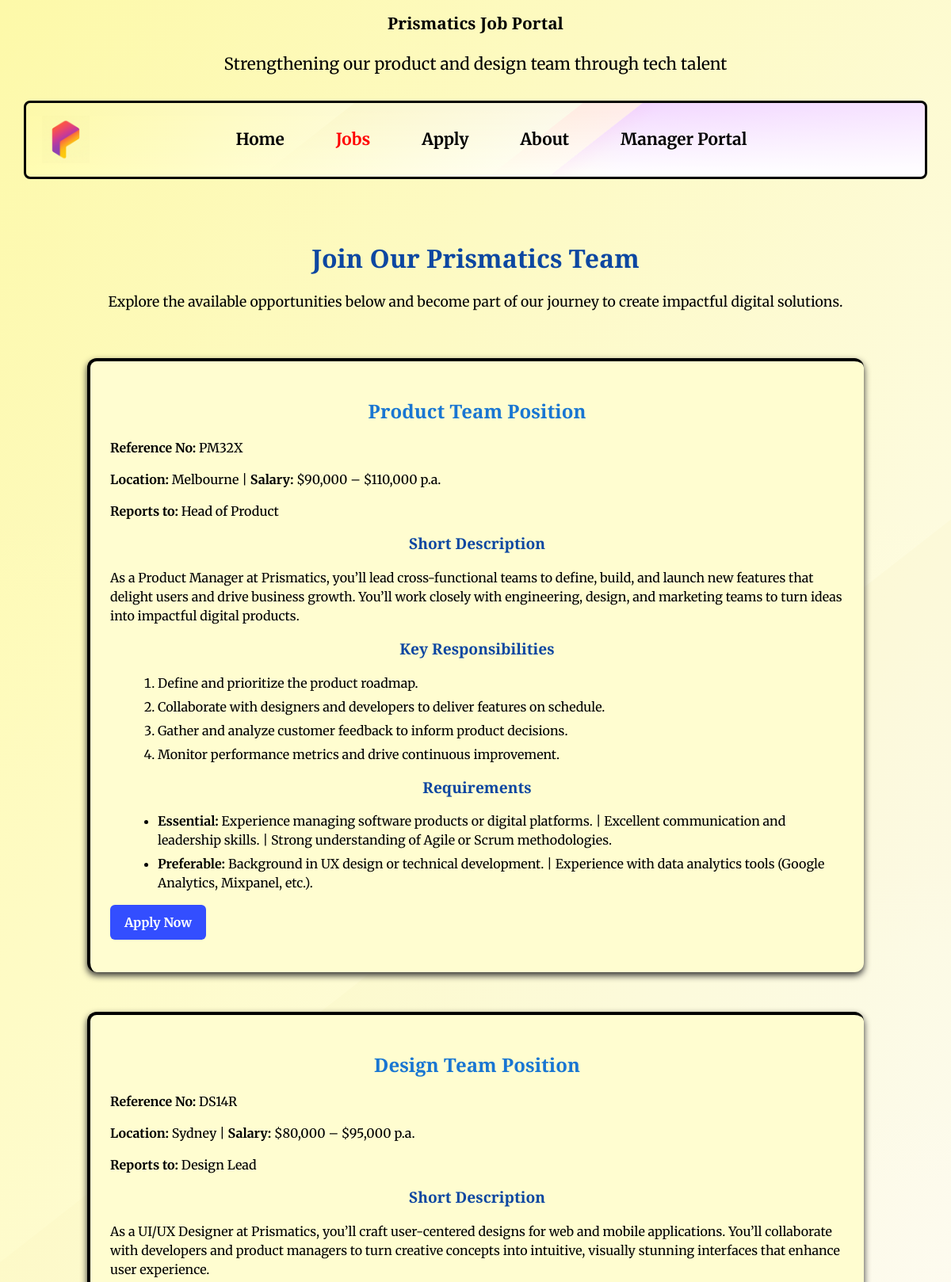
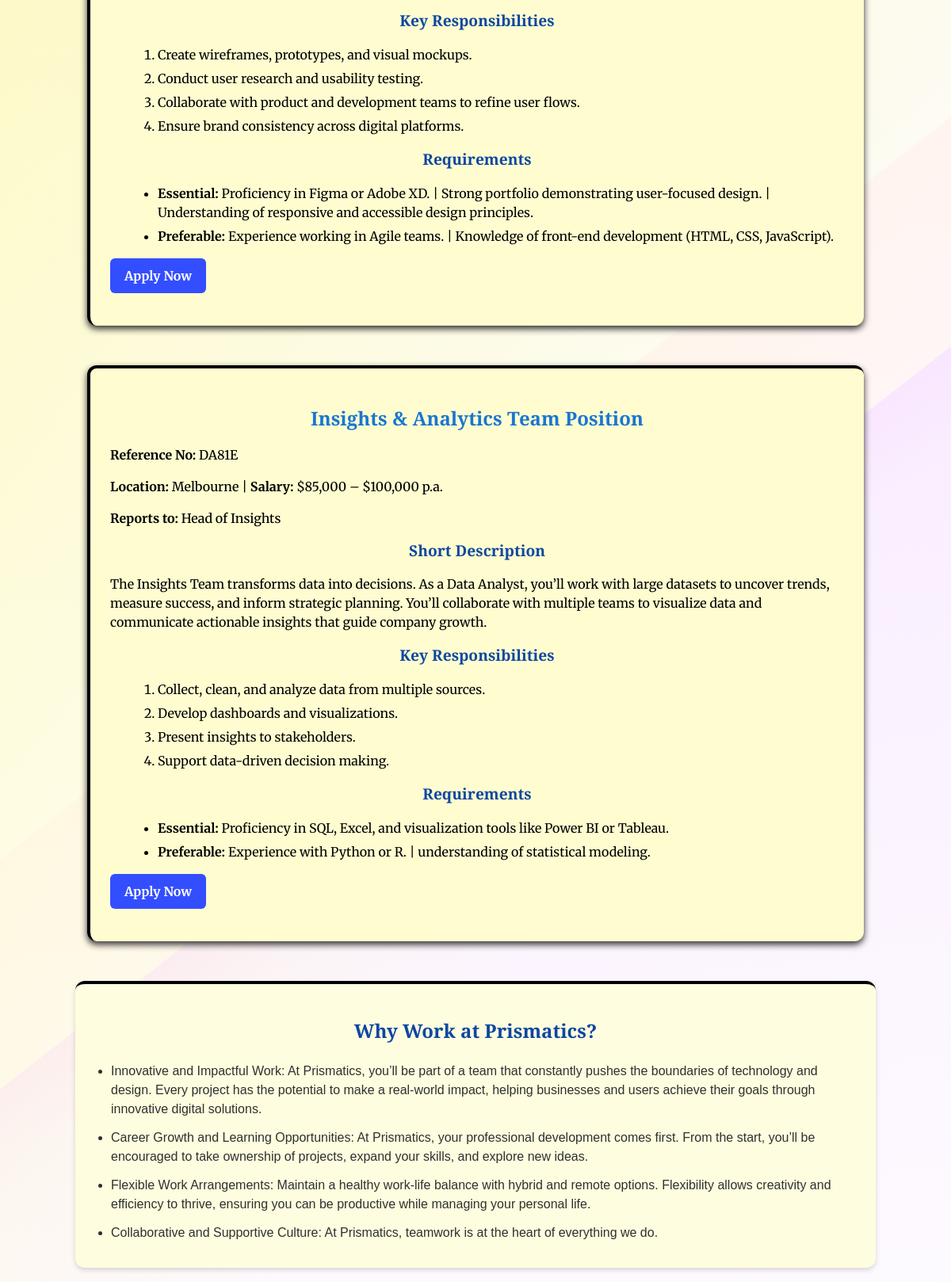
/jobs.php (upper part), run on the app's committed database (2 pictures, top to bottom).
### tables this page shows
CREATE TABLE `jobs` (
  `job_id` int(11) NOT NULL,
  `job_ref` varchar(5) NOT NULL,
  `job_title` varchar(100) NOT NULL,
  `team` varchar(80) NOT NULL,
  `location` varchar(60) NOT NULL,
  `salary` varchar(60) NOT NULL,
  `reports_to` varchar(120) NOT NULL,
  `short_description` text NOT NULL,
  `responsibilities` text NOT NULL,
  `requirements_essential` text NOT NULL,
  `requirements_preferable` text NOT NULL,
  `employment_type` varchar(30) DEFAULT 'Full-time',
  `closing_date` date DEFAULT NULL
);

### jobs.php (the view, shortened to what this page needs)
<?php
require_once("settings.php");
$conn = @mysqli_connect($DB_HOST, $DB_USER, $DB_PASS);
$sql = "SELECT * FROM jobs ORDER BY job_id ASC";
$res = mysqli_query($conn, $sql);
?>
<!DOCTYPE html>
<html lang="en">
<head>
  <?php
    include("head.inc");
  ?>
</head>
<body>
<?php
  include("header.inc");
?>
  <div id="main-container">
    <main class="main-content">
      <section class="intro" id="intro-section">
        <h2 class="intro-title">Join Our Prismatics Team</h2>
        <p class="intro-text">
          Explore the available opportunities below and become part of our journey to create impactful digital solutions.
        </p>
      </section>
      <?php
      if ($res && mysqli_num_rows($res) > 0):
        while ($row = mysqli_fetch_assoc($res)):
          $resp_items = array_filter(array_map('trim', explode("\n", $row['responsibilities'])));
          $ess_items  = array_filter(array_map('trim', explode("\n", $row['requirements_essential'])));
          $pref_items = array_filter(array_map('trim', explode("\n", $row['requirements_preferable'])));
      ?>
      <section class="job" id="job-<?php echo htmlspecialchars(strtolower($row['job_ref'])); ?>">
        <h2 class="job-title"><?php echo htmlspecialchars($row['team']); ?></h2>
        <article class="job-article">
          <p class="job-reference">
            <strong>Reference No:</strong> <?php echo htmlspecialchars($row['job_ref']); ?>
          </p>
          <p class="job-location-salary">
            <strong>Location:</strong> <?php echo htmlspecialchars($row['location']); ?> |
            <strong>Salary:</strong> <?php echo htmlspecialchars($row['salary']); ?>
          </p>
          <p class="job-reporting">
            <strong>Reports to:</strong> <?php echo htmlspecialchars($row['reports_to']); ?>
          </p>
          <h3 class="job-section-title">Short Description</h3>
          <p class="job-description"><?php echo nl2br(htmlspecialchars($row['short_description'])); ?></p>
          <h3 class="job-section-title">Key Responsibilities</h3>
          <ol class="job-responsibilities">
            <?php foreach($resp_items as $it): ?>
              <li><?php echo htmlspecialchars($it); ?></li>
            <?php endforeach; ?>
          </ol>
          <h3 class="job-section-title">Requirements</h3>
          <ul class="job-requirements">
            <li>
              <strong>Essential:</strong>
              <?php echo htmlspecialchars(implode(' | ', $ess_items)); ?>
            </li>
            <li>
              <strong>Preferable:</strong>
              <?php echo htmlspecialchars(implode(' | ', $pref_items)); ?>
            </li>
          </ul>
          <p style="margin-top:12px; color">
            <a class="btns" href="apply.php?jobref=<?php echo urlencode($row['job_ref']); ?>">
              Apply Now
            </a>
          </p>
        </article>
      </section>
      <?php
        endwhile;
      endif; ?>
    </main>
  </div>
  <aside>
    <h2>Why Work at Prismatics?</h2>
    <ul>
      <li>Innovative and Impactful Work: At Prismatics, you’ll be part of a team that constantly pushes the boundaries of technology and design. Every project has the potential to make a real-world impact, helping businesses and users achieve their goals through innovative digital solutions.</li>
      <li>Career Growth and Learning Opportunities: At Prismatics, your professional development comes first. From the start, you’ll be encouraged to take ownership of projects, expand your skills, and explore new ideas.</li>
      <li>Flexible Work Arrangements: Maintain a healthy work-life balance with hybrid and remote options. Flexibility allows creativity and efficiency to thrive, ensuring you can be productive while managing your personal life.</li>
      <li>Collaborative and Supportive Culture: At Prismatics, teamwork is at the heart of everything we do.</li>
    </ul>
  </aside>
  <br>
</body>
</html>

### styles/styles.css (style rules this page uses)
body { background: linear-gradient(123deg, #FFFCAC 0%, #FFFFFF 67%), linear-gradient(180deg, #D8D8D8 0%, #ffffff 100%), linear-gradient(142deg, #F9F5F0 0%, #F9F5F0 33%, #F2EAD3 calc(33% + 1px), #F2EAD3 56%, #ffbcbc calc(56% + 1px), #ffbcbc 62%, #d57cff calc(62% + 1px), #e5adff 100%); background-blend-mode: multiply, overlay, normal; font-family: 'Merriweather', serif; line-height: 1.5; margin: 0; padding: 0; }
h1, h2, h3 { font-family: 'Playfair Display', serif; font-weight: 700; }
h1, h2, #introm, #top-para, .nav-menu { text-align: center; font-size: 1.3rem; }
#main-container { display: flex; justify-content: flex-start; align-items: flex-start; gap: 5%; padding: 20px; margin: 0 80px 0 80px; }
.main-content { flex: 0 0 100%; display: flex; flex-direction: column; gap: 30px; }
.intro-title { font-size: 2rem; color: #0d47a1; margin-bottom: 10px; }
.intro-text { font-size: 1.1rem; text-align: center; }
.job { border-top: 4px solid ; border-left: 4px solid ; background-color: #fffdd0; border-radius: 12px; box-shadow: 0 4px 8px rgb(46, 46, 46); padding: 25px; transition: transform 0.3s, box-shadow 0.3s; margin: 10px; }
.job-title { font-size: 1.5rem; color: #1976d2; margin-bottom: 10px; }
.job-reference, .job-location-salary, .job-reporting { margin-bottom: 5px; font-weight: 500; }
.job-section-title { font-size: 1.2rem; margin-top: 15px; margin-bottom: 8px; color: #0d47a1; }
.job-responsibilities, .job-requirements { margin-left: 20px; }
.job-responsibilities li, .job-requirements li { margin-bottom: 6px; }
.btns { display: inline-block; background-color: #334eff; color: white; padding: 10px 18px; border-radius: 6px; text-decoration: none; font-weight: bold; transition: background-color 0.3s ease; }
aside { width: 25%; float: right; border-top: 4px solid black ; border-left: 4px solid black; background-color: #fffddf; border-radius: 12px; padding: 20px 25px; box-shadow: 0 2px 3px rgba(0, 0, 0, 0.1); line-height: 1.6; font-family: Arial, sans-serif; color: #0d47a1; margin-right: 7%; }
aside ul { list-style-type: disc; padding-left: 20px; margin: 0; }
aside ul li { margin-bottom: 15px; font-size: 1rem; color: #303030; }
h3 { color: #333; margin-top: 30px; font-size: 18px; text-align: center; }
@media screen and (max-width: 1600px) { aside { float: none; width: 80%; margin: 20px auto; border-left: none; border-top: 4px solid black; box-shadow: 0 3px 6px rgba(0, 0, 0, 0.15); } }
@media screen and (max-width: 1600px) { aside h2 { text-align: center; font-size: 1.5rem; } }
@media screen and (max-width: 1600px) { aside ul li { font-size: 1rem; margin-bottom: 12px; line-height: 1.5; } }

### data on the page
jobs: team "Product Team Position", job_ref "PM32X", location "Melbourne", salary "$90,000 – $110,000 p.a.", reports_to "Head of Product", short_description "As a Product Manager at Prismatics, you’ll lead cross-functional teams to define, build, and launch new features that delight users and drive business growth. You’ll work closely with engineering, design, and marketing teams to turn ideas into impactful digital products.", responsibilities "Define and prioritize the product roadmap.", responsibilities "Collaborate with designers and developers to deliver features on schedule.", responsibilities "Gather and analyze customer feedback to inform product decisions.", responsibilities "Monitor performance metrics and drive continuous improvement.", requirements_essential "Experience managing software products or digital platforms. | Excellent communication and leadership skills. | Strong understanding of Agile or Scrum methodologies.", requirements_preferable "Background in UX design or technical development. | Experience with data analytics tools (Google Analytics, Mixpanel, etc.)."
jobs: team "Design Team Position", job_ref "DS14R", location "Sydney", salary "$80,000 – $95,000 p.a.", reports_to "Design Lead", short_description "As a UI/UX Designer at Prismatics, you’ll craft user-centered designs for web and mobile applications. You’ll collaborate with developers and product managers to turn creative concepts into intuitive, visually stunning interfaces that enhance user experience.", responsibilities "Create wireframes, prototypes, and visual mockups.", responsibilities "Conduct user research and usability testing.", responsibilities "Collaborate with product and development teams to refine user flows.", responsibilities "Ensure brand consistency across digital platforms.", requirements_essential "Proficiency in Figma or Adobe XD. | Strong portfolio demonstrating user-focused design. | Understanding of responsive and accessible design principles.", requirements_preferable "Experience working in Agile teams. | Knowledge of front-end development (HTML, CSS, JavaScript)."
jobs: team "Insights & Analytics Team Position", job_ref "DA81E", location "Melbourne", salary "$85,000 – $100,000 p.a.", reports_to "Head of Insights", short_description "The Insights Team transforms data into decisions. As a Data Analyst, you’ll work with large datasets to uncover trends, measure success, and inform strategic planning. You’ll collaborate with multiple teams to visualize data and communicate actionable insights that guide company growth.", responsibilities "Collect, clean, and analyze data from multiple sources.", responsibilities "Develop dashboards and visualizations.", responsibilities "Present insights to stakeholders.", responsibilities "Support data-driven decision making.", requirements_essential "Proficiency in SQL, Excel, and visualization tools like Power BI or Tableau.", requirements_preferable "Experience with Python or R. | understanding of statistical modeling."

### other printed values
$header_title "Prismatics Job Portal"
